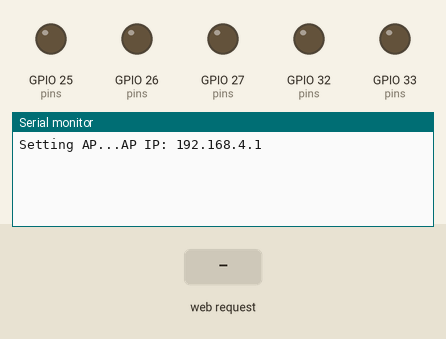
Recording of a program running on a simulated ESP32. On the bench: output pins drawn as LEDs (lit = HIGH), the last lines printed to the serial monitor. The test bench sets the inputs (shaded band).

Above: at 1.2 s.
1.3 s: HTTP request GET /on received
At 2.3 s:
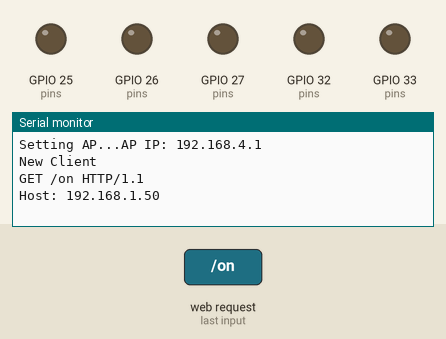
2.8 s: HTTP request GET /off received
At 3.5 s:
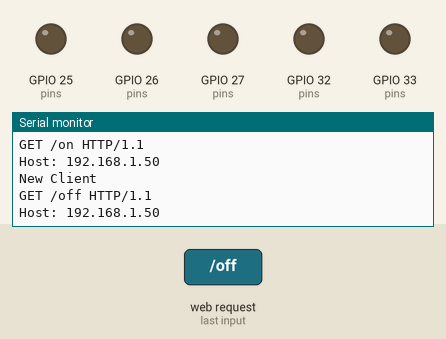

The program:

main.cpp
```cpp
#include <Arduino.h>
#include <stdio.h>
#include <WiFi.h>

#include <iostream>
#include <string>

#include "config.h"
#include "webpage.h"

WiFiServer server(PORT);
String header;

String state[] = {OFF,OFF,OFF,OFF,OFF};
uint8_t pins[] = {WHITE_OUT, BLUE_OUT, GREEN_OUT, YELLOW_OUT, RED_OUT};
uint8_t pins_size = sizeof(pins)/sizeof(pins[0]);

void setup() {
  Serial.begin(115200);
  //initialize all pins to output mode
  for(int i = 0; i < pins_size; i++){
    pinMode(pins[i], OUTPUT);
    digitalWrite(pins[i], LOW);
  }

  Serial.print("Setting AP...");
  WiFi.softAP(SSID, PASSWORD);

  IPAddress IP = WiFi.softAPIP();
  Serial.print("AP IP: ");
  Serial.println(IP);
  server.begin();

}

void loop() {
  WiFiClient client = server.available();

  if(client) {
    Serial.println("New Client");
    String currentLine = "";
    while(client.connected()){
      //if bytes need to be read from client
      if(client.available()){
        char c = client.read();
        Serial.write(c);
        header += c;
        if(c == '\n'){
          if(currentLine.length() == 0){
            client.println("HTTP/1.1 200 OK");
            client.println("Content-type:text/html");
            client.println("Connection: close");
            client.println();

            for(int i = 0; i < pins_size; i++){
              char pinStr[4];
              snprintf(pinStr, 4, "%d", pins[i]);

              if (header.indexOf("GET /" + String(pinStr) + "/on") >= 0) {
                Serial.println("GPIO " + String(pinStr) + " on");
                state[i] = ON;
                digitalWrite(pins[i], HIGH);
              } else if (header.indexOf("GET /" + String(pinStr) + "/off") >= 0) {
                Serial.println("GPIO " + String(pinStr) + " off");
                state[i] = OFF;
                digitalWrite(pins[i], LOW);
              }
            }

            // main page data stored in const to reduce
            // println statements
            client.println(PAGE_MAIN);

            for(int i = 0; i < pins_size; i++){
              uint8_t pin = pins[i];
              char buffer[128];

              client.println("<div class=\"pin-block\">");
              snprintf(buffer, sizeof(buffer), "<p>GPIO %d - State %s</p>", pin, state[i]);
              client.println(buffer);
              if (state[i] == OFF) {
                snprintf(buffer, sizeof(buffer), "<a href=\"/%d/on\"><button class=\"button\">ON</button></a>", pin);
              } else {
                snprintf(buffer, sizeof(buffer), "<a href=\"/%d/off\"><button class=\"button button2\">OFF</button></a>", pin);
              }
              client.println(buffer);
              client.println("</div>");
            }
            client.println("</div></body></html>\n");
            break;
          } else {
            currentLine = "";
          }
        } else if (c != '\r'){
          currentLine += c;
        }
      }
    }
  }
  header = "";
  // Close the connection
  client.stop();
  //Serial.println("Client disconnected.");
  //Serial.println("");
}
```

webpage.h
```cpp
#ifndef __WEBPAGE_H__
#define __WEBPAGE_H__

#include <Arduino.h>

extern const char PAGE_MAIN[] PROGMEM;

#endif
```

webpage.cpp
```cpp
#include <Arduino.h>
#include "webpage.h"

const char PAGE_MAIN[] PROGMEM = R"=====(

<!DOCTYPE html><html>
<head>
    <meta name="viewport" content="width=device-width, initial-scale=1">
    <link rel="icon" href="data:,">
    <style>
        html {
        font-family: "Lucida Console", Helvetica;
        display: inline-block;
        margin: 0px auto;
        text-align: center;
        }
        .button-container {
        display: flex;
        flex-wrap: wrap;
        justify-content: center;
        gap: 20px;
        }
        .pin-block {
        display: flex;
        flex-direction: column;
        align-items: center;
        padding: 10px;
        border: 1px solid #ccc;
        border-radius: 10px;
        }
        .button {
        background-color:rgb(104, 255, 109);
        border: none;
        border-radius: 12px;
        color: white;
        padding: 16px 40px;
        text-decoration: none;
        font-size: 30px;
        margin: 2px;
        cursor: pointer;
        }
        .button2 {
        background-color:rgb(255, 0, 0);
        }
    </style>
</head>
<body>
    <h1>ESP32 WiFi Lighting Control</h1>
    <div class="button-container">

)=====";
```

config.h
```cpp
#ifndef __CONFIG_H__
#define __CONFIG_H__

#include <cstdint>
#include <Arduino.h>

extern const char *SSID;
extern const char *PASSWORD;
extern const uint8_t PORT;

extern const uint8_t WHITE_OUT;
extern const uint8_t BLUE_OUT;
extern const uint8_t GREEN_OUT;
extern const uint8_t YELLOW_OUT;
extern const uint8_t RED_OUT;

extern const char *OFF;
extern const char *ON;

#endif
```

config.cpp
```cpp
#include <Arduino.h>
#include "config.h"

// configure ESP32 wifi ssid/password here
const char *SSID = "SSID";
const char *PASSWORD = "PASSWORD";
const uint8_t PORT = 80;

const uint8_t WHITE_OUT = 27;
const uint8_t BLUE_OUT = 26;
const uint8_t GREEN_OUT = 25;
const uint8_t YELLOW_OUT = 33;
const uint8_t RED_OUT = 32;

const char *OFF = "off";
const char *ON = "on";
```

Measured:
- after the input at 1.3 s, the serial monitor: prints a new line at once (image 1)
- after the input at 2.8 s, the serial monitor: prints a new line at once (image 2)
